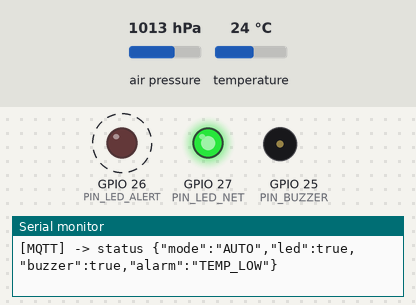
A sketch run on a simulated ESP32. Shown: output pins drawn as LEDs (lit = HIGH), buzzer (waves = sounding), the last lines printed to the serial monitor. Dashed ring = blinking. The inputs (shaded band) are chosen by the test bench; at power-on: air pressure 1013 hPa, temperature 24 °C. WiFi joins after 1.5 s; servers stay silent unless stated; random numbers use the default seed unless the sketch sets one; no MQTT or app messages arrive unless stated.

Above: at 1.8 s.
1.9 s: air pressure set to 952 hPa
At 2.07 s:
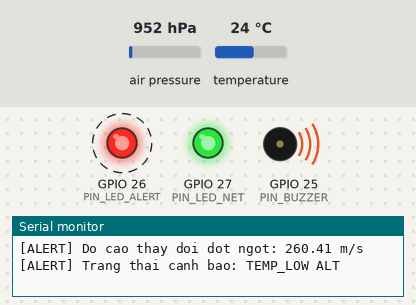
5.4 s: temperature set to 41 °C
At 14.31 s:
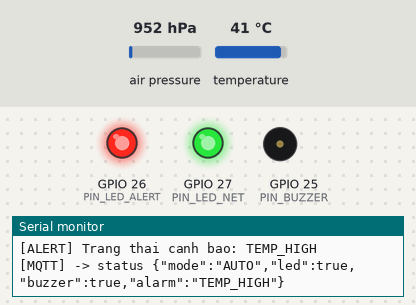
Timing chart, 0 to 14.9 s (numbered marks = the images above; inputs shaded):
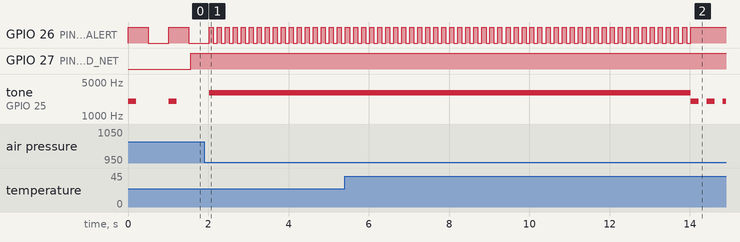

The sketch:

sketch.ino
```cpp
#include <WiFi.h>
#include <Wire.h>
#include <PubSubClient.h>
#include <Adafruit_BMP085.h>
#include <math.h>
#include <stdarg.h>

#define WIFI_SSID      "Wokwi-GUEST"
#define WIFI_PASS      ""
#define WIFI_CHANNEL   6

#define MQTT_HOST      "broker.hivemq.com"
#define MQTT_PORT      1883
#define TOPIC_BASE     "esp32/runner/vietanh"

#define TOPIC_DATA       TOPIC_BASE "/data"
#define TOPIC_STATUS     TOPIC_BASE "/status"
#define TOPIC_ONLINE     TOPIC_BASE "/online"
#define TOPIC_CMD_ALL    TOPIC_BASE "/cmd/#"
#define TOPIC_CMD_MODE   TOPIC_BASE "/cmd/mode"
#define TOPIC_CMD_LED    TOPIC_BASE "/cmd/led"
#define TOPIC_CMD_BUZZER TOPIC_BASE "/cmd/buzzer"

#define PIN_SDA        21
#define PIN_SCL        22
#define PIN_BUZZER     25
#define PIN_LED_ALERT  26
#define PIN_LED_NET    27

#define TEMP_HIGH       38.0f
#define TEMP_LOW        35.0f
#define ALT_RATE_MAX    2.0f
#define ALT_ALPHA       0.5f
#define ALT_ALARM_MS    5000
#define SEA_LEVEL_PA    101325.0f
#define SAMPLE_MS       1000

#define BUZ_FREQ_TEMP   2000
#define BUZ_FREQ_ALT    3000
#define BUZ_FREQ_MANUAL 2500

typedef struct {
  float    temperature;
  float    pressure;
  float    altitude;
  uint32_t ts;
} SensorData_t;

typedef struct {
  float    temperature;
  float    altitude;
  uint32_t ts;
} AlertData_t;

typedef enum {
  CMD_MODE_AUTO, CMD_MODE_MANUAL,
  CMD_LED_ON, CMD_LED_OFF,
  CMD_BUZ_ON, CMD_BUZ_OFF
} CmdType_t;

typedef struct { CmdType_t type; } Command_t;

#define ALARM_NONE       0x00
#define ALARM_TEMP_HIGH  0x01
#define ALARM_TEMP_LOW   0x02
#define ALARM_ALT        0x04

typedef struct {
  bool    manual;
  bool    led;
  bool    buzzer;
  uint8_t alarm;
} Status_t;

QueueHandle_t     dataQueue;
QueueHandle_t     alertQueue;
QueueHandle_t     cmdQueue;
QueueHandle_t     statusQueue;
SemaphoreHandle_t serialMutex;
SemaphoreHandle_t netReadySem;

Adafruit_BMP085 bmp;
WiFiClient      espClient;
PubSubClient    mqtt(espClient);

void logf(const char *fmt, ...) {
  char buf[192];
  va_list args;
  va_start(args, fmt);
  vsnprintf(buf, sizeof(buf), fmt, args);
  va_end(args);
  if (xSemaphoreTake(serialMutex, pdMS_TO_TICKS(100)) == pdTRUE) {
    Serial.println(buf);
    xSemaphoreGive(serialMutex);
  }
}

void queueSendLatest(QueueHandle_t q, const void *item) {
  if (xQueueSend(q, item, 0) != pdTRUE) {
    uint8_t dump[32];
    xQueueReceive(q, dump, 0);
    xQueueSend(q, item, 0);
  }
}

float pressureToAltitude(float pa) {
  return 44330.0f * (1.0f - powf(pa / SEA_LEVEL_PA, 0.1903f));
}

const char *alarmToText(uint8_t a, char *buf, size_t n) {
  if (a == ALARM_NONE) { snprintf(buf, n, "NONE"); return buf; }
  snprintf(buf, n, "%s%s%s",
           (a & ALARM_TEMP_HIGH) ? "TEMP_HIGH " : "",
           (a & ALARM_TEMP_LOW)  ? "TEMP_LOW "  : "",
           (a & ALARM_ALT)       ? "ALT "       : "");
  size_t len = strlen(buf);
  if (len && buf[len - 1] == ' ') buf[len - 1] = '\0';
  return buf;
}

void mqttCallback(char *topic, byte *payload, unsigned int len) {
  char msg[16];
  unsigned int n = len < sizeof(msg) - 1 ? len : sizeof(msg) - 1;
  memcpy(msg, payload, n);
  msg[n] = '\0';

  Command_t cmd;
  bool ok = true;
  if (strcmp(topic, TOPIC_CMD_MODE) == 0) {
    if      (strcasecmp(msg, "AUTO") == 0)   cmd.type = CMD_MODE_AUTO;
    else if (strcasecmp(msg, "MANUAL") == 0) cmd.type = CMD_MODE_MANUAL;
    else ok = false;
  } else if (strcmp(topic, TOPIC_CMD_LED) == 0) {
    if      (strcasecmp(msg, "ON") == 0)  cmd.type = CMD_LED_ON;
    else if (strcasecmp(msg, "OFF") == 0) cmd.type = CMD_LED_OFF;
    else ok = false;
  } else if (strcmp(topic, TOPIC_CMD_BUZZER) == 0) {
    if      (strcasecmp(msg, "ON") == 0)  cmd.type = CMD_BUZ_ON;
    else if (strcasecmp(msg, "OFF") == 0) cmd.type = CMD_BUZ_OFF;
    else ok = false;
  } else {
    ok = false;
  }

  if (ok) {
    xQueueSend(cmdQueue, &cmd, 0);
    logf("[MQTT] <- %s = %s", topic, msg);
  }
}

void connectWiFi() {
  WiFi.mode(WIFI_STA);
  WiFi.begin(WIFI_SSID, WIFI_PASS, WIFI_CHANNEL);
  logf("[WiFi] Dang ket noi %s ...", WIFI_SSID);
  while (WiFi.status() != WL_CONNECTED) {
    vTaskDelay(pdMS_TO_TICKS(250));
  }
  logf("[WiFi] Da ket noi, IP: %s", WiFi.localIP().toString().c_str());
}

bool connectMQTT() {
  char clientId[32];
  snprintf(clientId, sizeof(clientId), "esp32-runner-%08lX", (unsigned long)esp_random());
  logf("[MQTT] Ket noi %s:%d (id=%s) ...", MQTT_HOST, MQTT_PORT, clientId);

  if (mqtt.connect(clientId, TOPIC_ONLINE, 1, true, "0")) {
    mqtt.publish(TOPIC_ONLINE, "1", true);
    mqtt.subscribe(TOPIC_CMD_ALL);
    logf("[MQTT] Da ket noi, subscribe %s", TOPIC_CMD_ALL);
    return true;
  }
  logf("[MQTT] That bai, rc=%d. Thu lai sau 2 s", mqtt.state());
  return false;
}

void taskSendData(void *pv) {
  SensorData_t d;
  Status_t st;
  char payload[160], alarmTxt[32];

  connectWiFi();
  mqtt.setServer(MQTT_HOST, MQTT_PORT);
  mqtt.setCallback(mqttCallback);

  for (;;) {
    if (WiFi.status() != WL_CONNECTED) {
      digitalWrite(PIN_LED_NET, LOW);
      connectWiFi();
    }

    if (!mqtt.connected()) {
      digitalWrite(PIN_LED_NET, LOW);
      if (connectMQTT()) {
        digitalWrite(PIN_LED_NET, HIGH);
        xSemaphoreGive(netReadySem);
      } else {
        vTaskDelay(pdMS_TO_TICKS(2000));
        continue;
      }
    }
    mqtt.loop();

    while (xQueueReceive(statusQueue, &st, 0) == pdTRUE) {
      snprintf(payload, sizeof(payload),
               "{\"mode\":\"%s\",\"led\":%s,\"buzzer\":%s,\"alarm\":\"%s\"}",
               st.manual ? "MANUAL" : "AUTO",
               st.led ? "true" : "false",
               st.buzzer ? "true" : "false",
               alarmToText(st.alarm, alarmTxt, sizeof(alarmTxt)));
      mqtt.publish(TOPIC_STATUS, payload, true);
      logf("[MQTT] -> status %s", payload);
    }

    if (xQueueReceive(dataQueue, &d, pdMS_TO_TICKS(100)) == pdTRUE) {
      snprintf(payload, sizeof(payload),
               "{\"temperature\":%.2f,\"pressure\":%.2f,\"altitude\":%.2f,\"ts\":%lu}",
               d.temperature, d.pressure / 100.0f, d.altitude, (unsigned long)d.ts);
      bool ok = mqtt.publish(TOPIC_DATA, payload);
      logf("[MQTT] -> data %s %s", payload, ok ? "OK" : "LOI");
    }
  }
}

void taskReadData(void *pv) {
  SensorData_t d;
  AlertData_t a;
  TickType_t lastWake = xTaskGetTickCount();

  for (;;) {
    d.temperature = bmp.readTemperature();
    d.pressure    = (float)bmp.readPressure();
    d.altitude    = pressureToAltitude(d.pressure);
    d.ts          = millis();

    logf("[BMP180] T = %.2f C | P = %.2f hPa | H = %.2f m",
         d.temperature, d.pressure / 100.0f, d.altitude);

    queueSendLatest(dataQueue, &d);

    a.temperature = d.temperature;
    a.altitude    = d.altitude;
    a.ts          = d.ts;
    queueSendLatest(alertQueue, &a);

    vTaskDelayUntil(&lastWake, pdMS_TO_TICKS(SAMPLE_MS));
  }
}

void taskAlert(void *pv) {
  AlertData_t a;
  Command_t cmd;
  char alarmTxt[32];

  bool manual = false, manLed = false, manBuz = false;
  uint8_t tempAlarm = ALARM_NONE, alarm = ALARM_NONE;
  float altFilt = NAN, altPrev = NAN;
  uint32_t tPrev = 0, altAlarmUntil = 0;
  bool hasAltAlarm = false;

  bool ledOut = false, buzOut = false;
  uint16_t buzFreqOut = 0;
  Status_t last = {false, false, false, 0xFF};
  bool forcePublish = true;

  for (;;) {
    if (xQueueReceive(alertQueue, &a, pdMS_TO_TICKS(100)) == pdTRUE) {
      if      (a.temperature > TEMP_HIGH) tempAlarm = ALARM_TEMP_HIGH;
      else if (a.temperature < TEMP_LOW)  tempAlarm = ALARM_TEMP_LOW;
      else                                tempAlarm = ALARM_NONE;

      if (isnan(altFilt)) {
        altFilt = altPrev = a.altitude;
        tPrev = a.ts;
      } else {
        altFilt = ALT_ALPHA * a.altitude + (1.0f - ALT_ALPHA) * altFilt;
        float dt = (a.ts - tPrev) / 1000.0f;
        if (dt > 0.0f) {
          float rate = (altFilt - altPrev) / dt;
          if (fabsf(rate) > ALT_RATE_MAX) {
            altAlarmUntil = millis() + ALT_ALARM_MS;
            hasAltAlarm = true;
            logf("[ALERT] Do cao thay doi dot ngot: %.2f m/s", rate);
          }
        }
        altPrev = altFilt;
        tPrev = a.ts;
      }
    }

    while (xQueueReceive(cmdQueue, &cmd, 0) == pdTRUE) {
      switch (cmd.type) {
        case CMD_MODE_AUTO:   manual = false;                break;
        case CMD_MODE_MANUAL: manual = true;                 break;
        case CMD_LED_ON:      manual = true; manLed = true;  break;
        case CMD_LED_OFF:     manual = true; manLed = false; break;
        case CMD_BUZ_ON:      manual = true; manBuz = true;  break;
        case CMD_BUZ_OFF:     manual = true; manBuz = false; break;
      }
    }

    if (hasAltAlarm && (int32_t)(altAlarmUntil - millis()) <= 0) hasAltAlarm = false;
    uint8_t newAlarm = tempAlarm | (hasAltAlarm ? ALARM_ALT : ALARM_NONE);
    if (newAlarm != alarm) {
      alarm = newAlarm;
      logf("[ALERT] Trang thai canh bao: %s", alarmToText(alarm, alarmTxt, sizeof(alarmTxt)));
    }

    uint32_t ph = millis() / 100;
    bool wantLed, wantBuz;
    uint16_t freq;
    if (manual) {
      wantLed = manLed; wantBuz = manBuz; freq = BUZ_FREQ_MANUAL;
    } else if (alarm & ALARM_ALT) {
      wantLed = (ph % 2) == 0; wantBuz = true; freq = BUZ_FREQ_ALT;
    } else if (alarm & ALARM_TEMP_HIGH) {
      wantLed = true; wantBuz = (ph % 4) < 2; freq = BUZ_FREQ_TEMP;
    } else if (alarm & ALARM_TEMP_LOW) {
      wantLed = (ph % 10) < 5; wantBuz = (ph % 10) < 2; freq = BUZ_FREQ_TEMP;
    } else {
      wantLed = false; wantBuz = false; freq = 0;
    }

    if (wantLed != ledOut) {
      digitalWrite(PIN_LED_ALERT, wantLed ? HIGH : LOW);
      ledOut = wantLed;
    }
    if (wantBuz != buzOut || (wantBuz && freq != buzFreqOut)) {
      if (wantBuz) tone(PIN_BUZZER, freq); else noTone(PIN_BUZZER);
      buzOut = wantBuz;
      buzFreqOut = wantBuz ? freq : 0;
    }

    if (xSemaphoreTake(netReadySem, 0) == pdTRUE) forcePublish = true;
    Status_t st;
    st.manual = manual;
    st.led    = manual ? manLed : (alarm != ALARM_NONE);
    st.buzzer = manual ? manBuz : (alarm != ALARM_NONE);
    st.alarm  = alarm;
    if (forcePublish || st.manual != last.manual || st.led != last.led ||
        st.buzzer != last.buzzer || st.alarm != last.alarm) {
      queueSendLatest(statusQueue, &st);
      last = st;
      forcePublish = false;
    }
  }
}

void setup() {
  Serial.begin(115200);
  pinMode(PIN_LED_ALERT, OUTPUT);
  pinMode(PIN_LED_NET, OUTPUT);
  pinMode(PIN_BUZZER, OUTPUT);
  digitalWrite(PIN_LED_ALERT, LOW);
  digitalWrite(PIN_LED_NET, LOW);

  serialMutex = xSemaphoreCreateMutex();
  netReadySem = xSemaphoreCreateBinary();
  dataQueue   = xQueueCreate(10, sizeof(SensorData_t));
  alertQueue  = xQueueCreate(5,  sizeof(AlertData_t));
  cmdQueue    = xQueueCreate(5,  sizeof(Command_t));
  statusQueue = xQueueCreate(3,  sizeof(Status_t));

  Wire.begin(PIN_SDA, PIN_SCL);
  if (!bmp.begin()) {
    Serial.println("[BMP180] Khong tim thay cam bien! Kiem tra SDA/SCL.");
    while (true) delay(1000);
  }
  Serial.println("[BMP180] San sang");

  xTaskCreatePinnedToCore(taskSendData, "TaskSendData", 8192, NULL, 1, NULL, 0);
  xTaskCreatePinnedToCore(taskReadData, "TaskReadData", 4096, NULL, 2, NULL, 1);
  xTaskCreatePinnedToCore(taskAlert,    "TaskAlert",    4096, NULL, 3, NULL, 1);
}

void loop() {
  vTaskDelete(NULL);
}
```

Measured:
- by itself, GPIO 26 (PIN_LED_ALERT): alternates HIGH for 0.10 s and LOW for 0.10 s, 87 changes in all, then stays HIGH
